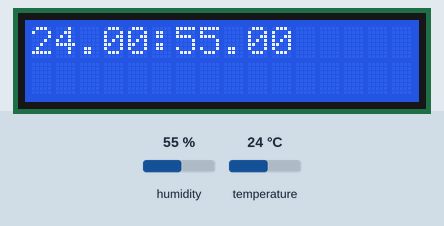
Bench run of a sketch on a simulated Arduino Uno, built with avr-gcc and run on an emulated ATmega328P. Shown: 16×2 character LCD. The test bench sets the inputs (shaded band); at power-on: humidity 55 %, temperature 24 °C. What the sketch prints to the serial monitor is not drawn.

Above: at 1.3 s.
1.4 s: humidity set to 22 %
At 2.8 s:
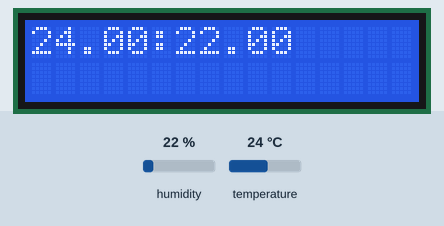
4.2 s: temperature set to 12 °C
At 5.7 s:
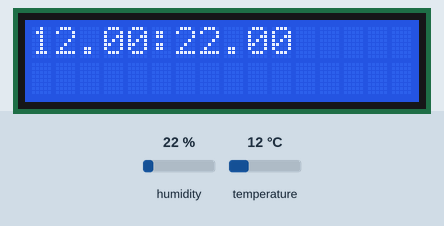
7.0 s: humidity set to 40 %
At 9.0 s:
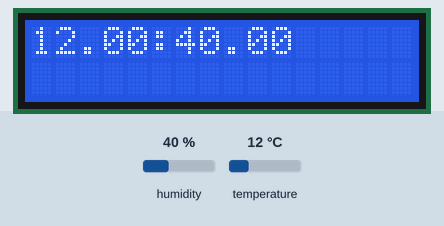
9.9 s: temperature set to 19 °C
At 11.9 s:
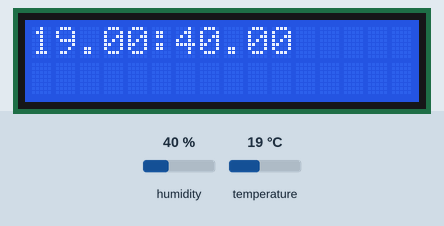
Timing chart, 0 to 13.4 s (numbered marks = the images above; inputs shaded):
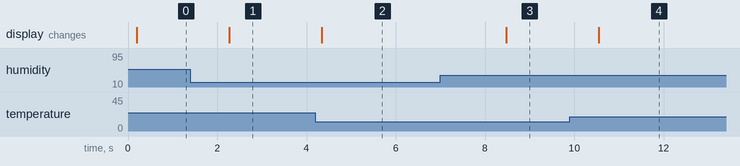

The sketch:

dht11Python.ino
```cpp
//Bibliotecas
#include <DHT.h>
#include <LiquidCrystal_I2C.h>

LiquidCrystal_I2C lcd(0x27, 16, 2);
DHT dht (12, DHT11);
float t;
float h;

// Inicialización del programa
void setup() {
  // Iniciar comunicación serial
  Serial.begin (9600);
  lcd.init();
  lcd.backlight();
  dht.begin();
  delay(100);
}// fin del void setup ()

// Cuerpo del programa, bucle principal
void loop() {
    t = dht.readTemperature();  // Lee la temp en ºC
    h = dht.readHumidity();     // Lee la humed en %
    Serial.println(String(t));
    Serial.println(String(h));
    lcd.setCursor(0, 0);
    lcd.print(String(t) + ":" + String(h));
    delay(500);
}// fin del void loop ()
```

Measured:
- after the input at 1.4 s, the display: changes after 0.87 s (image 1)
- after the input at 4.2 s, the display: changes after 0.14 s (image 2)
- after the input at 7.0 s, the display: changes after 1.5 s (image 3)
- after the input at 9.9 s, the display: changes after 0.65 s (image 4)
